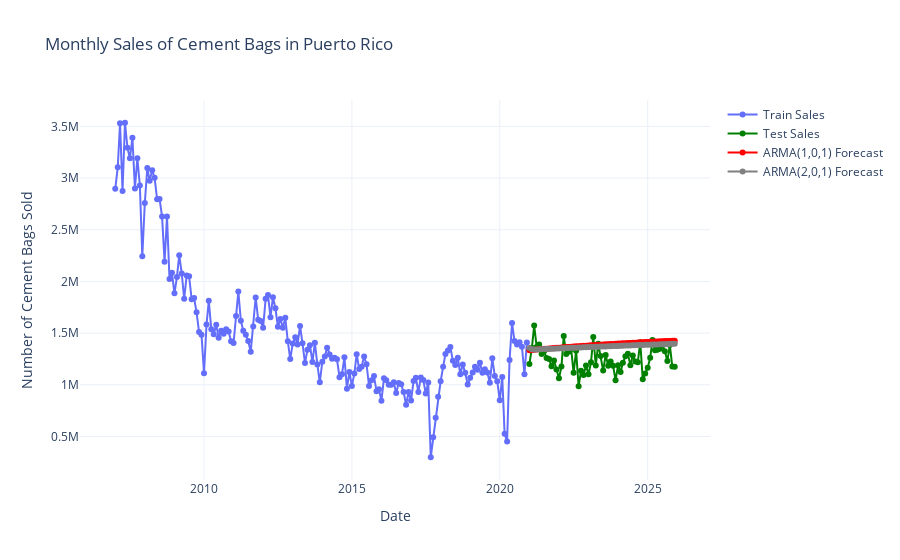

Notebook code cell kept with this figure:
### Markdown cell above
#### Raw Train and Test Data vs Forecasts

### Code cell
# Plot testing and forcasting

# Function to plot sales
fig = go.Figure()

# plot train Sales column
fig.add_trace(go.Scatter(
    x=df_train.index,
    y=df_train['Sales'],
    mode='lines+markers',
    name='Train Sales',
    line=dict(color='#636EFA'),
    marker=dict(color='#636EFA')))

# plot test Sales column
fig.add_trace(go.Scatter(
    x=df_test.index,
    y=df_test['Sales'],
    mode='lines+markers',
    name='Test Sales',
    line=dict(color='green'),
    marker=dict(color='green')))

# plot forecast for ARIMA(1,0,1)
fig.add_trace(go.Scatter(
    x=ar_101_forecast_mean.index,
    y=ar_101_forecast_mean,
    mode='lines+markers',
    name='ARMA(1,0,1) Forecast',
    line=dict(color='red'),
    marker=dict(color='red')))

# plot forecast ARIMA(2,0,1)
fig.add_trace(go.Scatter(
    x=ar_201_forecast_mean.index,
    y=ar_201_forecast_mean,
    mode='lines+markers',
    name='ARMA(2,0,1) Forecast',
    line=dict(color='grey'),
    marker=dict(color='grey')))


# plot config
fig.update_layout(
    title='Monthly Sales of Cement Bags in Puerto Rico',
    xaxis_title='Date',
    yaxis_title='Number of Cement Bags Sold',
    template='plotly_white',
    hovermode='x'
)

fig.show()
